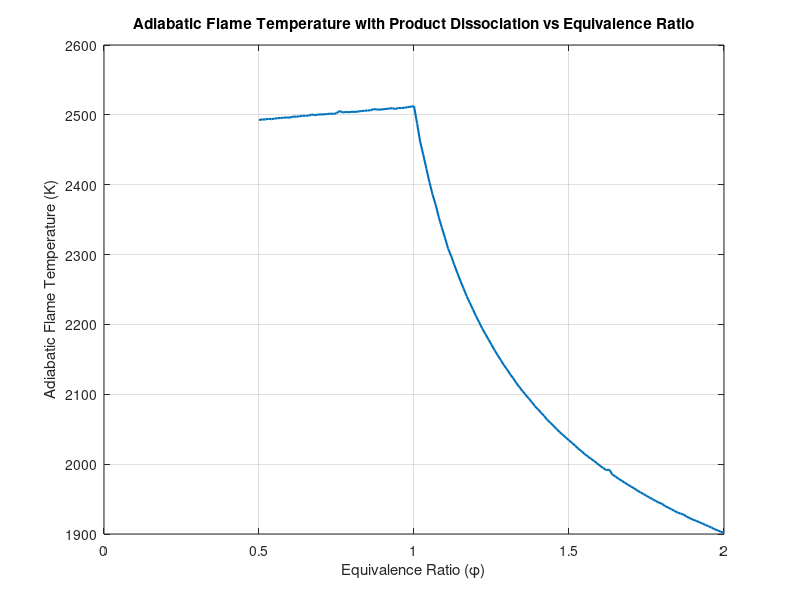

Here is the MATLAB script that generated this plot:
% Constants
R = 8.314; % Universal gas constant [J/mol-K]

% Temperature range and equivalence ratio range
phi_range = 0.5:0.01:2.0;

% Initial temperature
T0 = 298.15; % [K]

% NASA coefficients for reactants and products
coeffs_CH4 = [0.849032208, 0.141650903E-01, -0.680005317E-04, 0.196106159E-06, -0.286146342E-10, -0.102810669E+05, 0.155875849E+01];
coeffs_O2  = [3.28253784E+00, 1.48308754E-03, -7.57966669E-07, 2.09470555E-10, -2.16717794E-14, -1.08845772E+03, 5.45323129E+00];
coeffs_CO2 = [2.35677352E+00, 8.98459677E-03, -7.12356269E-06, 2.45919022E-09, -1.43699548E-13, -4.83719697E+04, 9.90105222E+00];
coeffs_H2O = [3.03399249E+00, 2.17691804E-03, -1.64072518E-07, -9.70419870E-11, 1.68200992E-14, -3.00042971E+04, 4.96677010E+00];
coeffs_H2  = [2.34433112E+00, 7.98052075E-03, -1.94781510E-05, 2.01572094E-08, -7.37611761E-12, -9.17935173E+02, 6.83010238E-01];
coeffs_CO  = [3.57953347E+00, -6.10353680E-04, 1.01681433E-06, -9.07005884E-10, 3.22944658E-13, -1.43440860E+04, 3.50840928E+00];

% Preallocate storage for results
T_ad = zeros(size(phi_range));

% Enthalpy_balance_dissociation function
function res = enthalpy_balance_dissociation(T, H_reactants, phi, coeffs_CH4, coeffs_O2, coeffs_CO2, coeffs_H2O, coeffs_H2, coeffs_CO)
    % Estimate equilibrium fractions using simplified equilibrium constants
    alpha = equilibrium_fraction_CO2(T); % Fraction of CO2 dissociated to CO
    beta = equilibrium_fraction_H2O(T);  % Fraction of H2O dissociated to H2

    % Product composition
    if phi <= 1
        % Lean or stoichiometric
        n_CO2 = (1 - alpha); % CO2 not dissociated
        n_H2O = 2 * phi * (1 - beta); % H2O not dissociated
        n_CO = alpha; % CO from dissociation
        n_H2 = beta;  % H2 from dissociation
        n_O2 = (2 * (1 - phi)); % Excess oxygen
    else
        % Rich mixture
        n_CO2 = (1 - alpha); % CO2 not dissociated
        n_H2O = 2 * (1 - beta); % H2O not dissociated
        n_CO = alpha; % CO from dissociation
        n_H2 = beta + (phi - 1) * 2; % H2 from dissociation and excess fuel
        n_O2 = 0; % No excess oxygen
    end

    % Product enthalpy
    h_CO2 = enthalpy(T, coeffs_CO2);
    h_H2O = enthalpy(T, coeffs_H2O);
    h_CO = enthalpy(T, coeffs_CO);
    h_H2 = enthalpy(T, coeffs_H2);
    h_O2 = enthalpy(T, coeffs_O2);
    H_products = n_CO2 * h_CO2 + n_H2O * h_H2O + n_CO * h_CO + n_H2 * h_H2 + n_O2 * h_O2;

    % Residual (should be zero at correct T)
    res = H_reactants - H_products;
end

% Function to estimate equilibrium fraction of CO2 dissociation (alpha)
function alpha = equilibrium_fraction_CO2(T)
    R = 8.314;  % Universal gas constant [J/mol-K]
    % Simplified temperature-dependent equilibrium constant for CO2 dissociation
    % This is just a generic placeholder expression for demonstration
    K_CO2 = exp(-15000 / (R * T));  % Placeholder: K_CO2 depends on T
    alpha = K_CO2 / (1 + K_CO2);  % Fraction dissociated
end

% Function to estimate equilibrium fraction of H2O dissociation (beta)
function beta = equilibrium_fraction_H2O(T)
    R = 8.314;  % Universal gas constant [J/mol-K]
    % Simplified temperature-dependent equilibrium constant for H2O dissociation
    % This is just a generic placeholder expression for demonstration
    K_H2O = exp(-17000 / (R * T));  % Placeholder: K_H2O depends on T
    beta = K_H2O / (1 + K_H2O);  % Fraction dissociated
end

% Function to compute enthalpy at a given temperature
function h = enthalpy(T, coeffs)
    % Compute enthalpy using NASA polynomial
    R = 8.314; % Universal gas constant [J/mol-K]
    h = R * T * (coeffs(1) + coeffs(2) * T / 2 + coeffs(3) * T^2 / 3 + ...
                 coeffs(4) * T^3 / 4 + coeffs(5) * T^4 / 5 + coeffs(6) / T);
end

% Loop over equivalence ratios
for i = 1:length(phi_range)
    phi = phi_range(i);

    % Reactant moles (scaled by equivalence ratio)
    n_CH4 = phi; % Methane
    n_O2 = 2; % Oxygen (stoichiometric with CH4)

    % Air composition (21% O2, 79% N2), assume N2 constant
    n_N2 = n_O2 * (79 / 21);

    % Initial enthalpy of reactants
    h_CH4 = enthalpy(T0, coeffs_CH4);
    h_O2 = enthalpy(T0, coeffs_O2);
    h_N2 = enthalpy(T0, coeffs_O2); % Approximate using O2 for simplicity
    H_reactants = n_CH4 * h_CH4 + n_O2 * h_O2 + n_N2 * h_N2;

    % Solve for adiabatic flame temperature using enthalpy balance
    T_guess = 2000; % Initial guess
    T_ad(i) = fsolve(@(T) enthalpy_balance_dissociation(T, H_reactants, phi, coeffs_CH4, coeffs_O2, coeffs_CO2, coeffs_H2O, coeffs_H2, coeffs_CO), T_guess);
end

% Plot results
figure;
plot(phi_range, T_ad, 'LineWidth', 1.5);
xlabel('Equivalence Ratio (\phi)');
ylabel('Adiabatic Flame Temperature (K)');
title('Adiabatic Flame Temperature with Product Dissociation vs Equivalence Ratio');
grid on;



